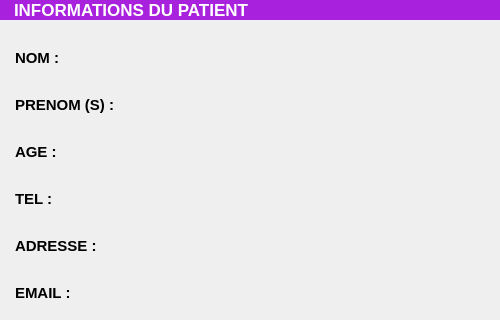
                   <widget class="QWidget" name="tab">
                    <attribute name="title">
                     <string>INFORMATIONS</string>
                    </attribute>
                    <layout class="QVBoxLayout" name="verticalLayout_7">
                     <property name="spacing">
                      <number>0</number>
                     </property>
                     <property name="leftMargin">
                      <number>0</number>
                     </property>
                     <property name="topMargin">
                      <number>0</number>
                     </property>
                     <property name="rightMargin">
                      <number>0</number>
                     </property>
                     <property name="bottomMargin">
                      <number>0</number>
                     </property>
                     <item>
                      <widget class="QFrame" name="frame_13">
                       <property name="maximumSize">
                        <size>
                         <width>16777215</width>
                         <height>50</height>
                        </size>
                       </property>
                       <property name="styleSheet">
                        <string notr="true">background-color: rgb(168, 33, 221);
color: rgb(255, 255, 255);</string>
                       </property>
                       <property name="frameShape">
                        <enum>QFrame::NoFrame</enum>
                       </property>
                       <property name="frameShadow">
                        <enum>QFrame::Raised</enum>
                       </property>
                       <layout class="QHBoxLayout" name="horizontalLayout_12">
                        <property name="leftMargin">
                         <number>14</number>
                        </property>
                        <property name="topMargin">
                         <number>0</number>
                        </property>
                        <property name="bottomMargin">
                         <number>0</number>
                        </property>
                        <item>
                         <widget class="QLabel" name="label_5">
                          <property name="font">
                           <font>
                            <pointsize>13</pointsize>
                            <weight>75</weight>
                            <bold>true</bold>
                           </font>
                          </property>
                          <property name="text">
                           <string>INFORMATIONS DU PATIENT</string>
                          </property>
                         </widget>
                        </item>
                        <item>
                         <widget class="QPushButton" name="btnRetourGestPatient">
                          <property name="maximumSize">
                           <size>
                            <width>55</width>
                            <height>45</height>
                           </size>
                          </property>
                          <property name="cursor">
                           <cursorShape>PointingHandCursor</cursorShape>
                          </property>
                          <property name="styleSheet">
                           <string notr="true">border: none;</string>
                          </property>
                          <property name="text">
                           <string/>
                          </property>
                          <property name="icon">
                           <iconset resource="icon.qrc">
                            <normaloff>:/ICON/arrow-back-outline.svg</normaloff>:/ICON/arrow-back-outline.svg</iconset>
                          </property>
                          <property name="iconSize">
                           <size>
                            <width>45</width>
                            <height>45</height>
                           </size>
                          </property>
                          <property name="flat">
                           <bool>true</bool>
                          </property>
                         </widget>
                        </item>
                       </layout>
                      </widget>
                     </item>
                     <item>
                      <widget class="QFrame" name="frame_14">
                       <property name="frameShape">
                        <enum>QFrame::NoFrame</enum>
                       </property>
                       <property name="frameShadow">
                        <enum>QFrame::Raised</enum>
                       </property>
                       <layout class="QVBoxLayout" name="verticalLayout_11">
                        <property name="spacing">
                         <number>0</number>
                        </property>
                        <property name="leftMargin">
                         <number>0</number>
                        </property>
                        <property name="topMargin">
                         <number>0</number>
                        </property>
                        <property name="rightMargin">
                         <number>0</number>
                        </property>
                        <property name="bottomMargin">
                         <number>0</number>
                        </property>
                        <item>
                         <widget class="QFrame" name="info">
                          <property name="minimumSize">
                           <size>
                            <width>500</width>
                            <height>250</height>
                           </size>
                          </property>
                          <property name="maximumSize">
                           <size>
                            <width>500</width>
                            <height>300</height>
                           </size>
                          </property>
                          <layout class="QGridLayout" name="gridLayout">
                           <property name="leftMargin">
                            <number>15</number>
                           </property>
                           <property name="spacing">
                            <number>0</number>
                           </property>
                           <item row="0" column="1">
                            <widget class="QLabel" name="LA_nom">
                             <property name="minimumSize">
                              <size>
                               <width>0</width>
                               <height>57</height>
                              </size>
                             </property>
                             <property name="font">
                              <font>
                               <pointsize>10</pointsize>
                               <weight>75</weight>
                               <bold>true</bold>
                              </font>
                             </property>
                             <property name="text">
                              <string/>
                             </property>
                            </widget>
                           </item>
                           <item row="5" column="1">
                            <widget class="QLabel" name="LA_email">
                             <property name="minimumSize">
                              <size>
                               <width>0</width>
                               <height>57</height>
                              </size>
                             </property>
                             <property name="font">
                              <font>
                               <pointsize>10</pointsize>
                               <weight>75</weight>
                               <bold>true</bold>
                              </font>
                             </property>
                             <property name="text">
                              <string/>
                             </property>
                            </widget>
                           </item>
                           <item row="2" column="1">
                            <widget class="QLabel" name="LA_age">
                             <property name="minimumSize">
                              <size>
                               <width>0</width>
                               <height>57</height>
                              </size>
                             </property>
                             <property name="font">
                              <font>
                               <pointsize>10</pointsize>
                               <weight>75</weight>
                               <bold>true</bold>
                              </font>
                             </property>
                             <property name="text">
                              <string/>
                             </property>
                            </widget>
                           </item>
                           <item row="1" column="0">
                            <widget class="QLabel" name="label_8">
                             <property name="minimumSize">
                              <size>
                               <width>0</width>
                               <height>57</height>
                              </size>
                             </property>
                             <property name="font">
                              <font>
                               <pointsize>11</pointsize>
                               <weight>75</weight>
                               <bold>true</bold>
                              </font>
                             </property>
                             <property name="text">
                              <string>PRENOM (S) :</string>
                             </property>
                            </widget>
                           </item>
                           <item row="0" column="0">
                            <widget class="QLabel" name="label_7">
                             <property name="minimumSize">
                              <size>
                               <width>0</width>
                               <height>57</height>
                              </size>
                             </property>
                             <property name="maximumSize">
                              <size>
                               <width>235</width>
                               <height>16777215</height>
                              </size>
                             </property>
                             <property name="font">
                              <font>
                               <pointsize>11</pointsize>
                               <weight>75</weight>
                               <bold>true</bold>
                              </font>
                             </property>
                             <property name="text">
                              <string>NOM :</string>
                             </property>
                            </widget>
                           </item>
                           <item row="2" column="0">
                            <widget class="QLabel" name="label_9">
                             <property name="minimumSize">
                              <size>
                               <width>0</width>
                               <height>57</height>
                              </size>
                             </property>
                             <property name="font">
                              <font>
                               <pointsize>11</pointsize>
                               <weight>75</weight>
                               <bold>true</bold>
                              </font>
                             </property>
                             <property name="text">
                              <string>AGE :</string>
                             </property>
                            </widget>
                           </item>
                           <item row="3" column="0">
                            <widget class="QLabel" name="label_10">
                             <property name="minimumSize">
                              <size>
                               <width>0</width>
                               <height>57</height>
                              </size>
                             </property>
                             <property name="font">
                              <font>
                               <pointsize>11</pointsize>
                               <weight>75</weight>
                               <bold>true</bold>
                              </font>
                             </property>
                             <property name="text">
                              <string>TEL :</string>
                             </property>
                            </widget>
                           </item>
                           <item row="3" column="1">
                            <widget class="QLabel" name="LA_tel">
                             <property name="minimumSize">
                              <size>
                               <width>0</width>
                               <height>57</height>
                              </size>
                             </property>
                             <property name="font">
                              <font>
                               <pointsize>10</pointsize>
                               <weight>75</weight>
                               <bold>true</bold>
                              </font>
                             </property>
                             <property name="text">
                              <string/>
                             </property>
                            </widget>
                           </item>
                           <item row="4" column="0">
                            <widget class="QLabel" name="label_12">
                             <property name="minimumSize">
                              <size>
                               <width>0</width>
                               <height>57</height>
                              </size>
                             </property>
                             <property name="font">
                              <font>
                               <pointsize>11</pointsize>
                               <weight>75</weight>
                               <bold>true</bold>
                              </font>
                             </property>
                             <property name="text">
                              <string>ADRESSE :</string>
                             </property>
                            </widget>
                           </item>
                           <item row="1" column="1">
                            <widget class="QLabel" name="LA_prenom">
                             <property name="minimumSize">
                              <size>
                               <width>0</width>
                               <height>57</height>
                              </size>
                             </property>
                             <property name="font">
                              <font>
                               <pointsize>10</pointsize>
                               <weight>75</weight>
                               <bold>true</bold>
                              </font>
                             </property>
                             <property name="text">
                              <string/>
                             </property>
                            </widget>
                           </item>
                           <item row="4" column="1">
                            <widget class="QLabel" name="LA_adresse">
                             <property name="minimumSize">
                              <size>
                               <width>0</width>
                               <height>57</height>
                              </size>
                             </property>
                             <property name="font">
                              <font>
                               <pointsize>10</pointsize>
                               <weight>75</weight>
                               <bold>true</bold>
                              </font>
                             </property>
                             <property name="text">
                              <string/>
                             </property>
                            </widget>
                           </item>
                           <item row="5" column="0">
                            <widget class="QLabel" name="label_13">
                             <property name="minimumSize">
                              <size>
                               <width>0</width>
                               <height>57</height>
                              </size>
                             </property>
                             <property name="font">
                              <font>
                               <pointsize>11</pointsize>
                               <weight>75</weight>
                               <bold>true</bold>
                              </font>
                             </property>
                             <property name="text">
                              <string>EMAIL :</string>
                             </property>
                            </widget>
                           </item>
                          </layout>
                         </widget>
                        </item>
                        <item>
                         <widget class="QFrame" name="frame_15">
                          <property name="styleSheet">
                           <string notr="true">background-color: rgb(227, 237, 243);</string>
                          </property>
                          <property name="frameShape">
                           <enum>QFrame::NoFrame</enum>
                          </property>
                          <property name="frameShadow">
                           <enum>QFrame::Raised</enum>
                          </property>
                         </widget>
                        </item>
                       </layout>
                      </widget>
                     </item>
                    </layout>
                   </widget>
